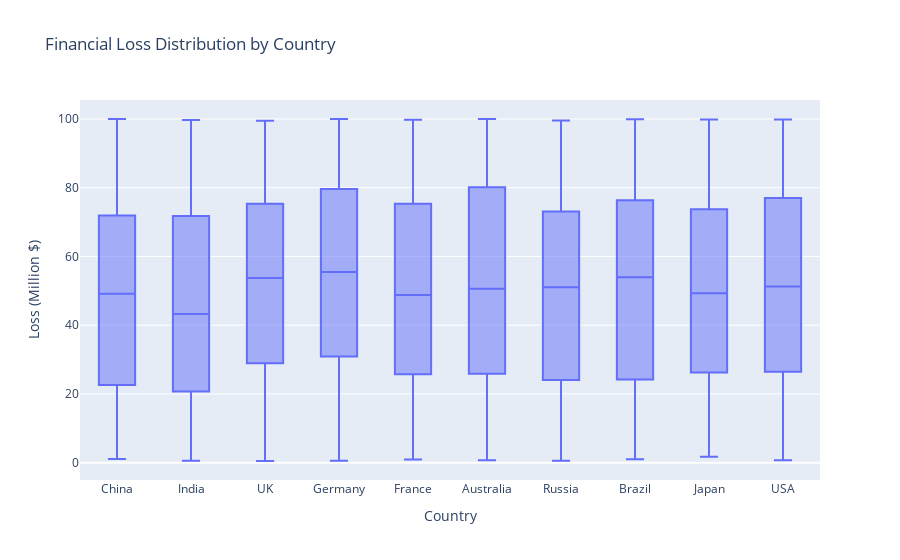

The cell this chart's notebook holds for it:
### Markdown cell above
#update nbformat and restart kernel

### Code cell
#finnacial loss by country boxplot
cleaned_df['Financial Loss (in Million $)'] = pd.to_numeric(df['Financial Loss (in Million $)'], errors='coerce')

fig = px.box(df, x='Country', y='Financial Loss (in Million $)',
             title='Financial Loss Distribution by Country')
fig.update_layout(xaxis_title='Country', yaxis_title='Loss (Million $)')
fig.show()

### Figure 1 — Plotly figure (JSON) as saved in the notebook; plotly's stock layout.template omitted (floating-point values rounded to 4 significant figures; data arrays with more than 128 entries replaced by an {"elided": "..."} marker saying what was removed)
{"data": [{"alignmentgroup": "True", "hovertemplate": "Country=%{x}<br>Financial Loss (in Million $)=%{y}<extra></extra>", "legendgroup": "", "marker": {"color": "#636efa"}, "name": "", "notched": false, "offsetgroup": "", "orientation": "v", "showlegend": false, "type": "box", "x": {"elided": "3000 str values"}, "x0": " ", "xaxis": "x", "y": {"elided": "3000 float values"}, "y0": " ", "yaxis": "y"}], "layout": {"boxmode": "group", "legend": {"tracegroupgap": 0}, "title": {"text": "Financial Loss Distribution by Country"}, "xaxis": {"anchor": "y", "domain": [0, 1], "title": {"text": "Country"}}, "yaxis": {"anchor": "x", "domain": [0, 1], "title": {"text": "Loss (Million $)"}}}}
